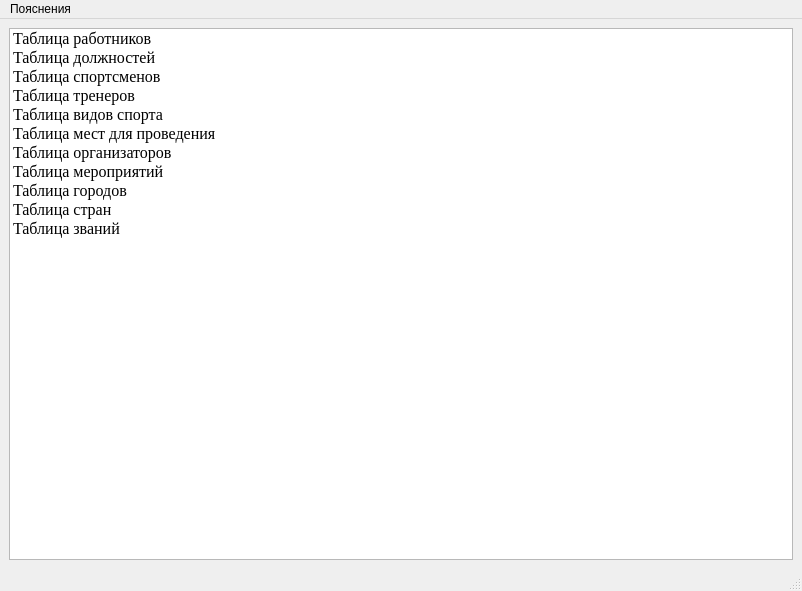
<?xml version="1.0" encoding="UTF-8"?>
<ui version="4.0">
 <class>MainWindow</class>
 <widget class="QMainWindow" name="MainWindow">
  <property name="geometry">
   <rect>
    <x>0</x>
    <y>0</y>
    <width>802</width>
    <height>591</height>
   </rect>
  </property>
  <property name="windowTitle">
   <string>Основное меню</string>
  </property>
  <widget class="QWidget" name="centralwidget">
   <layout class="QHBoxLayout" name="horizontalLayout">
    <item>
     <widget class="QListWidget" name="tables_list_widget">
      <property name="font">
       <font>
        <family>Times New Roman</family>
        <pointsize>12</pointsize>
       </font>
      </property>
      <property name="editTriggers">
       <set>QAbstractItemView::NoEditTriggers</set>
      </property>
      <item>
       <property name="text">
        <string>Таблица работников</string>
       </property>
      </item>
      <item>
       <property name="text">
        <string>Таблица должностей</string>
       </property>
      </item>
      <item>
       <property name="text">
        <string>Таблица спортсменов</string>
       </property>
      </item>
      <item>
       <property name="text">
        <string>Таблица тренеров</string>
       </property>
      </item>
      <item>
       <property name="text">
        <string>Таблица видов спорта</string>
       </property>
      </item>
      <item>
       <property name="text">
        <string>Таблица мест для проведения</string>
       </property>
      </item>
      <item>
       <property name="text">
        <string>Таблица организаторов</string>
       </property>
      </item>
      <item>
       <property name="text">
        <string>Таблица мероприятий</string>
       </property>
      </item>
      <item>
       <property name="text">
        <string>Таблица городов</string>
       </property>
      </item>
      <item>
       <property name="text">
        <string>Таблица стран</string>
       </property>
      </item>
      <item>
       <property name="text">
        <string>Таблица званий</string>
       </property>
      </item>
     </widget>
    </item>
   </layout>
  </widget>
  <widget class="QMenuBar" name="menubar">
   <property name="geometry">
    <rect>
     <x>0</x>
     <y>0</y>
     <width>802</width>
     <height>22</height>
    </rect>
   </property>
   <widget class="QMenu" name="menu">
    <property name="title">
     <string>Пояснения</string>
    </property>
    <addaction name="date_format_action"/>
    <addaction name="separator"/>
   </widget>
   <addaction name="menu"/>
  </widget>
  <widget class="QStatusBar" name="statusbar"/>
  <action name="date_format_action">
   <property name="checkable">
    <bool>false</bool>
   </property>
   <property name="text">
    <string>Формат ввода дат в ячейки таблицы</string>
   </property>
  </action>
 </widget>
 <resources/>
 <connections/>
</ui>
